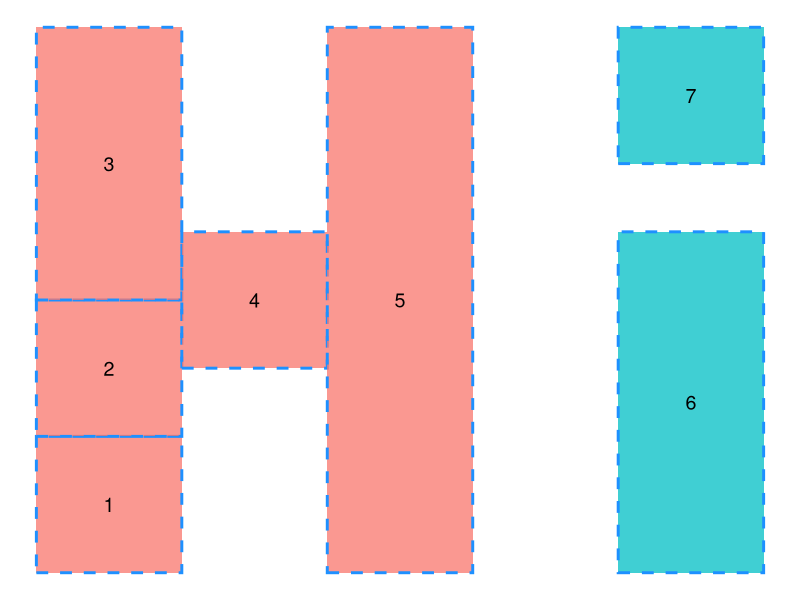

R code for this plot:
library(tidyverse)

# Use this script to play around with geom_rect and geom_tile
hi <- data.frame(x1 = c(1,1,1,1.5,2,3,3), 
                 x2 = c(1.5,1.5,1.5,2,2.5,3.5,3.5), 
                 y1 = c(1,2,3,2.5,1,1,4), 
                 y2 = c(2,3,5,3.5,5,3.5,5), 
                 f = c("a", "a", "a", "a", "a", "b", "b"), 
                 l = c(1,2,3,4,5,6,7))
ggplot(hi) +
  geom_rect(data = hi, mapping = aes(xmin=x1,xmax=x2,ymin=y1,ymax=y2,fill=f), linetype = 2, color = "dodgerblue", size = 1, alpha = .75, show.legend = FALSE) +
  geom_text(data = hi, aes(x=(x2-x1)/2 + x1, y=(y2-y1)/2 + y1, label=l), size = 5, color = "black") +
  scale_fill_discrete("Legend") +
  theme_void()
